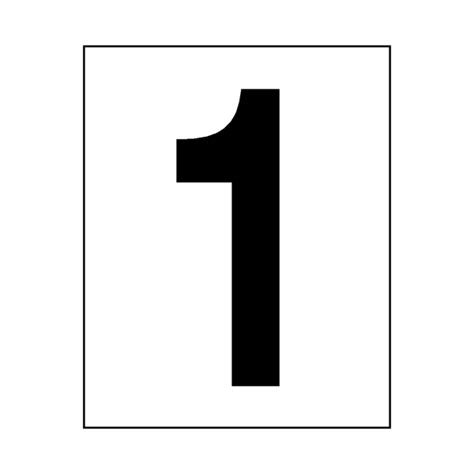
#> input picture Raspberry pi/one.jpeg, 474 x 474 px
$ python OCR.py
#> lines starting #> are read from the running program, lines starting #| are printed output that depends on the picture; after the words box and inside, x2 and y2 are one past the last pixel; in counts of white or black regions, pixels touching at a corner belong together
from cv2 import cv2
import numpy as np
import imutils
import easyocr

img=cv2.imread("one.jpeg",0)
#> img is the input picture: shape (474, 474); min 0, max 255, mean 232.9
def Verfy(img):
    bfilter=cv2.bilateralFilter(img,11,17,17)
    edges=cv2.Canny(bfilter,30,200)
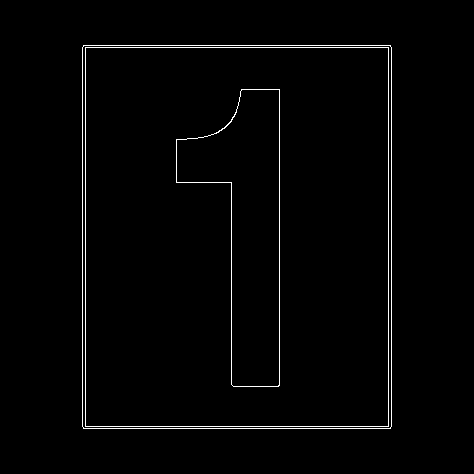
#> edges: shape (474, 474); 1.6% white in thin lines or dots, all inside (x1, y1, x2, y2) = (82, 45, 392, 429)
    keypoints=cv2.findContours(edges.copy(),cv2.RETR_TREE,cv2.CHAIN_APPROX_SIMPLE)
#> keypoints = 6 contours; box (x1, y1, x2, y2) and area: (82, 45, 392, 429) 118341, (82, 45, 392, 429) 118339, (85, 47, 389, 427) 114837, (85, 47, 389, 427) 114835, (176, 89, 280, 387) 16692, (176, 89, 280, 387) 16670
    contours=imutils.grab_contours(keypoints)
#> contours has the same summary as keypoints
    contours=sorted(contours,key=cv2.contourArea,reverse=True)[:10]
    location = None
    for cont in contours:
        approx=cv2.approxPolyDP(cont , 10 ,True)
        if(len(approx)==4):
            location=approx
            break
#> this loop made 1 pass
#> location on pass 1: [[83, 45], [83, 428], [390, 428], [390, 45]]
    mask=np.zeros(img.shape,np.uint8)
    new_img=cv2.drawContours(mask,[location],0,255,-1)
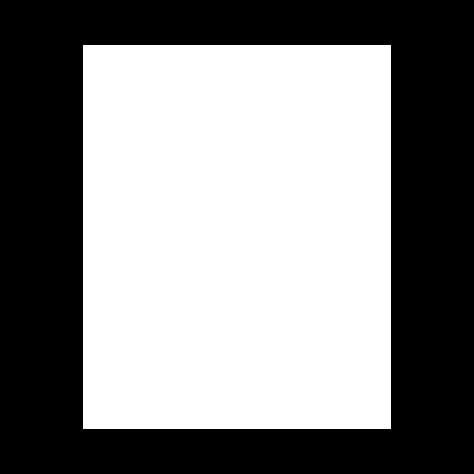
#> new_img: shape (474, 474); 52.6% white; 1 black region, box (x1, y1, x2, y2) and area: (0, 0, 474, 474) 106404
    new_img=cv2.bitwise_and(img,img,mask=mask)
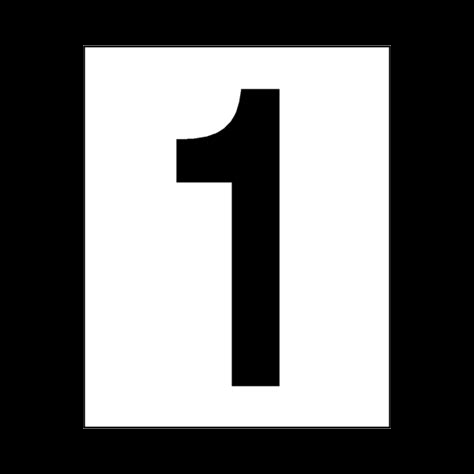
#> new_img: shape (474, 474); min 0, max 255, mean 112.3
    (x,y)=np.where(mask==255)
    (x1,y1)=(np.min(x),np.min(y))
#> x1 = 45; y1 = 83
    (x2,y2)=(np.max(x),np.max(y))
#> x2 = 428; y2 = 390
    cropped_img=img[x1:x2+1,y1:y2+1]
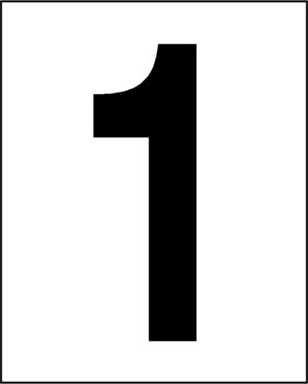
#> cropped_img: shape (384, 308); min 0, max 255, mean 213.3
    reader=easyocr.Reader(['en'])
    result=reader.readtext(cropped_img)
    number=result[0][-2]
    print(number)
    return number

Verfy(img)
#> (the call stopped at in Verfy, `reader=easyocr.Reader(['en'])`: easyocr is not available in this run)
